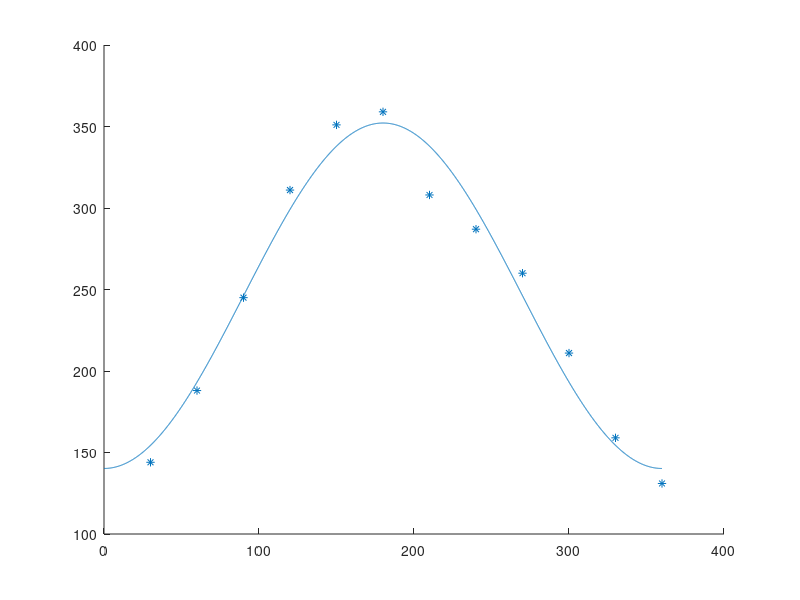

MATLAB code to generate this figure:
y = [144 188 245 311 351 359 308 287 260 211 159 131];
t = 30:30:360;
N = 12;
T = 360;
w = 2*pi/T

A0 = sum(y)/N
A1 = 2/N*sum(y.*cos(w*t))
B1 = 2/N*sum(y.*sin(w*t))

hold on
xx = 0:0.1:360;
yy = A0 + A1.* cos(w*xx) + B1.* sin(w*xx);
plot(xx,yy)
scatter(t,y,'*')

yy = A0 + A1 * cos(w*(7*30+15)) + B1 * sin(w*(7*30+15))